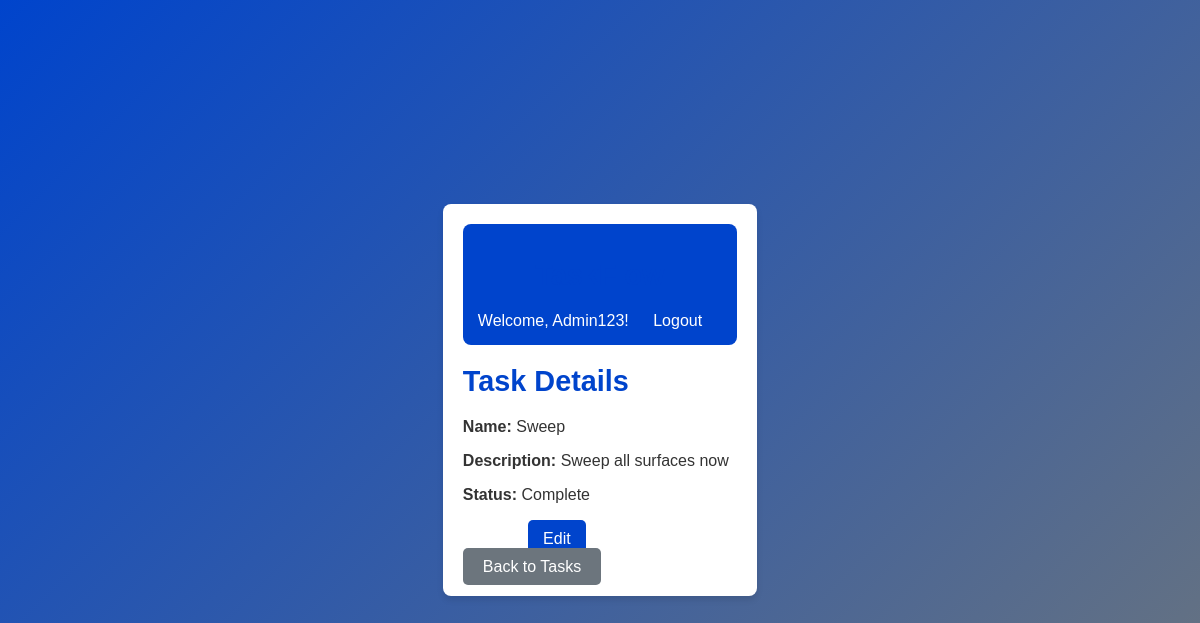
The app's page /tasks/4/ (signed in), older data.
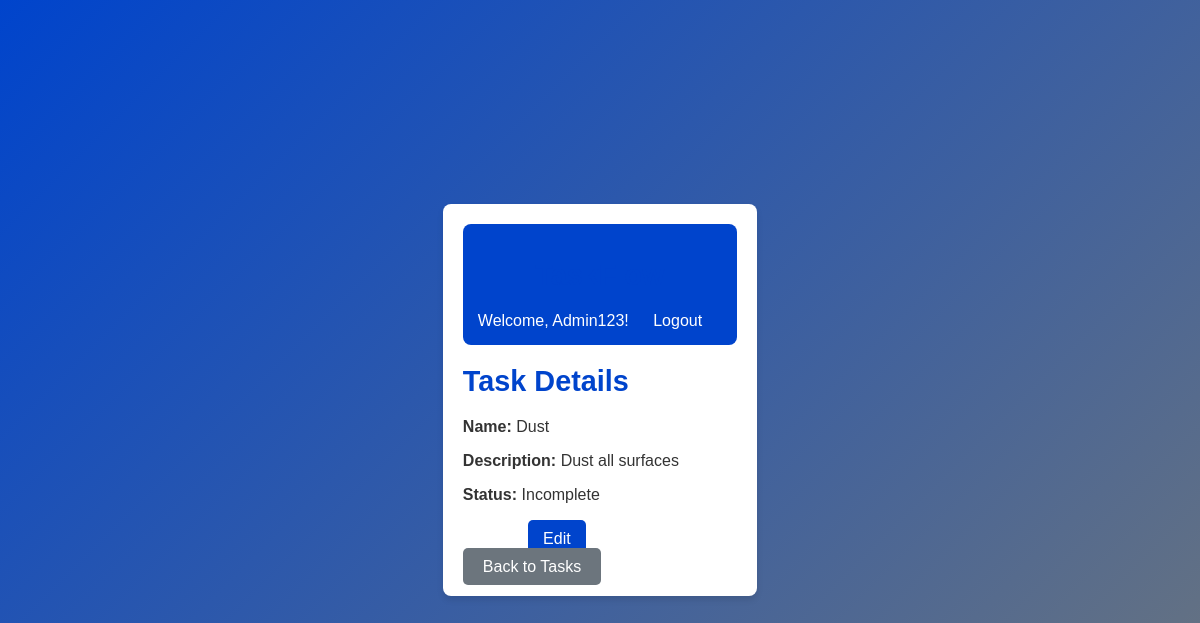
The same page, newer data.
### tasks/models.py (models this page shows, shortened)
class Task(models.Model):
    STATUS_CHOICES = [
        ("Incomplete", "Incomplete"),
        ("In Progress", "In Progress"),
        ("Complete", "Complete"),
    ]
    name = models.CharField(max_length=255)
    description = models.TextField(blank=True, null=True)
    status = models.CharField(max_length=50, choices=STATUS_CHOICES, default="Incomplete")
    assigned_to = models.ForeignKey(
        settings.AUTH_USER_MODEL, on_delete=models.CASCADE, related_name="tasks"
    )
    created_at = models.DateTimeField(auto_now_add=True, db_index=True)
    project = models.ForeignKey(
        "tasks.Project",
        on_delete=models.CASCADE,
        related_name="tasks",
        blank=True,
        null=True,
    )
    class Meta:
        verbose_name = "Task"
        verbose_name_plural = "Tasks"
        ordering = ['-created_at']

### tasks/views.py (the view)
# urls.py: path('<int:task_id>/', views.task_detail, name='task_detail'),
@login_required
def task_detail(request, task_id):
    task = get_object_or_404(Task, id=task_id)
    return render(request, 'task_detail.html', {'task': task})

### tasks/templates/task_detail.html (shortened to what this page needs)
{% extends 'base.html' %}
{% block content %}
<div class="task-details-container">
    <h1>Task Details</h1>
    <p><strong>Name:</strong> {{ task.name }}</p>
    <p><strong>Description:</strong> {{ task.description }}</p>
    <p><strong>Status:</strong>
        <span class="{% if task.status == 'Complete' %}status-complete{% elif task.status == 'In Progress' %}status-in-progress{% else %}status-incomplete{% endif %}">
            {{ task.status }}
        </span>
    </p>
    <div class="task-actions">
        <a href="{% url 'tasks:update_task' task.id %}" class="btn btn-primary">Edit</a>
        <a href="{% url 'tasks:delete_task' task.id %}" class="btn btn-danger">Delete</a>
    </div>
    <a href="{% url 'tasks:task_list' %}" class="btn btn-secondary">Back to Tasks</a>
</div>
{% endblock %}

Row changes from the older to the newer data that the page shows:
changed Task: name "Sweep" → "Dust"; description "Sweep all surfaces now" → "Dust all surfaces"; status "Complete" → "Incomplete"
